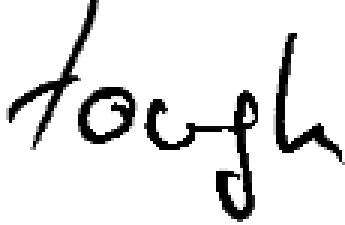
#> input picture test/out/003_line2.png/12.png, 115 x 75 px, given as the content of the folder ../data/, which was not available (shown 3 times larger)
$ python main.py   (older library calls are emulated)
#> lines starting #> are read from the running program, lines starting #| are printed output that depends on the picture; after the words box and inside, x2 and y2 are one past the last pixel; in counts of white or black regions, pixels touching at a corner belong together; pictures that were not available may be replaced by others from this repository, and a replacement may not be noted
### test/src/WordSegmentation.py
import math
import cv2
import numpy as np


def wordSegmentation(img, kernelSize=25, sigma=11, theta=7, minArea=0):
	"""Scale space technique for word segmentation proposed by R. Manmatha: http://ciir.cs.umass.edu/pubfiles/mm-27.pdf

	Args:
		img: grayscale uint8 image of the text-line to be segmented.
		kernelSize: size of filter kernel, must be an odd integer.
		sigma: standard deviation of Gaussian function used for filter kernel.
		theta: approximated width/height ratio of words, filter function is distorted by this factor.
		minArea: ignore word candidates smaller than specified area.

	Returns:
		List of tuples. Each tuple contains the bounding box and the image of the segmented word.
	"""

	# apply filter kernel
	kernel = createKernel(kernelSize, sigma, theta)
	imgFiltered = cv2.filter2D(img, -1, kernel, borderType=cv2.BORDER_REPLICATE).astype(np.uint8)
	(_, imgThres) = cv2.threshold(imgFiltered, 0, 255, cv2.THRESH_BINARY+cv2.THRESH_OTSU)
	imgThres = 255 - imgThres

	# find connected components. OpenCV: return type differs between OpenCV2 and 3
	if cv2.__version__.startswith('3.'):
		(_, components, _) = cv2.findContours(imgThres, cv2.RETR_EXTERNAL, cv2.CHAIN_APPROX_SIMPLE)
	else:
		(components, _) = cv2.findContours(imgThres, cv2.RETR_LIST, cv2.CHAIN_APPROX_SIMPLE)

	# append components to result
	res = []
	for c in components:
		# skip small word candidates
		if cv2.contourArea(c) < minArea:
			continue
		# append bounding box and image of word to result list
		currBox = cv2.boundingRect(c) # returns (x, y, w, h)
		(x, y, w, h) = currBox
		currImg = img[y:y+h, x:x+w]
		res.append((currBox, currImg))

	# return list of words, sorted by x-coordinate
	return sorted(res, key=lambda entry:entry[0][0])


def prepareImg(img, height):
	"""convert given image to grayscale image (if needed) and resize to desired height"""
	assert img.ndim in (2, 3)
	if img.ndim == 3:
		img = cv2.cvtColor(img, cv2.COLOR_BGR2GRAY)
	h = img.shape[0]
	factor = height / h
	return cv2.resize(img, dsize=None, fx=factor, fy=factor)


def createKernel(kernelSize, sigma, theta):
	"""create anisotropic filter kernel according to given parameters"""
	assert kernelSize % 2 # must be odd size
	halfSize = kernelSize // 2

	kernel = np.zeros([kernelSize, kernelSize])
	sigmaX = sigma
	sigmaY = sigma * theta

	for i in range(kernelSize):
		for j in range(kernelSize):
			x = i - halfSize
			y = j - halfSize

			expTerm = np.exp(-x**2 / (2 * sigmaX) - y**2 / (2 * sigmaY))
			xTerm = (x**2 - sigmaX**2) / (2 * math.pi * sigmaX**5 * sigmaY)
			yTerm = (y**2 - sigmaY**2) / (2 * math.pi * sigmaY**5 * sigmaX)

			kernel[i, j] = (xTerm + yTerm) * expTerm

	kernel = kernel / np.sum(kernel)
	return kernel

### test/src/main.py
import os
import cv2
from WordSegmentation import wordSegmentation, prepareImg


def main():
	"""reads images from data/ and outputs the word-segmentation to out/"""

	# read input images from 'in' directory
	imgFiles = os.listdir('../data/')
	for (i,f) in enumerate(imgFiles):
		print('Segmenting words of sample %s'%f)

		# read image, prepare it by resizing it to fixed height and converting it to grayscale
		img = prepareImg(cv2.imread('../data/%s'%f), 50)
#> in prepareImg, `return cv2.resize(img, dsize=None, fx=factor, fy=factor)`:
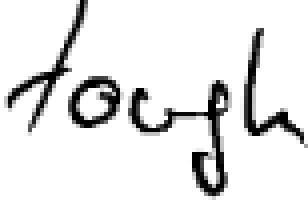
#> returned value: shape (50, 77) (shown 4 times larger); min 0, max 255, mean 227.5

		# execute segmentation with given parameters
		# -kernelSize: size of filter kernel (odd integer)
		# -sigma: standard deviation of Gaussian function used for filter kernel
		# -theta: approximated width/height ratio of words, filter function is distorted by this factor
		# - minArea: ignore word candidates smaller than specified area
		res = wordSegmentation(img, kernelSize=25, sigma=15, theta=7, minArea=100)
#> in wordSegmentation, `imgFiltered = cv2.filter2D(img, -1, kernel, borderType=cv2.BORDER_REPL..`:
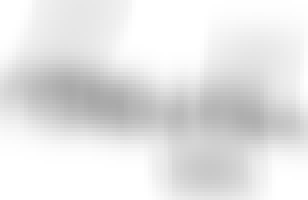
#> imgFiltered: shape (50, 77) (shown 4 times larger); min 168, max 255, mean 228.6
#> in wordSegmentation, `(_, imgThres) = cv2.threshold(imgFiltered, 0, 255, cv2.THRESH_BINARY+c..`:
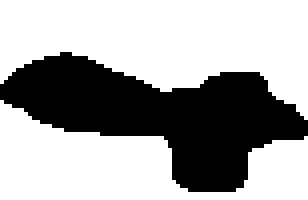
#> imgThres: shape (50, 77) (shown 4 times larger); 65.3% white; 1 black region, box (x1, y1, x2, y2) and area: (0, 13, 77, 48) 1337
#> in wordSegmentation, `imgThres = 255 - imgThres`: imgThres: shape (50, 77); 34.7% white; 1 white region
#> in wordSegmentation, `(components, _) = cv2.findContours(imgThres, cv2.RETR_LIST, cv2.CHAIN_..`: components = 1 contour; box (x1, y1, x2, y2) and area: (0, 13, 77, 48) 1248
#> the loop in wordSegmentation, `for c in components:` made 1 pass
#> (x, y, w, h) on pass 1: (0, 13, 77, 35)
#> pass 1, in wordSegmentation, `currImg = img[y:y+h, x:x+w]`:
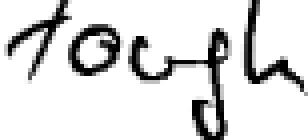
#> currImg: shape (35, 77) (shown 4 times larger); min 0, max 255, mean 219.4
#> after the loop in wordSegmentation, `for c in components:`: res = 1 item
#> res = 1 item

		# write output to 'out/inputFileName' directory
		if not os.path.exists('../out/%s'%f):
			os.mkdir('../out/%s'%f)

		# iterate over all segmented words
		print('Segmented into %d words'%len(res))
#| Segmented into 1 words
		for (j, w) in enumerate(res):
			(wordBox, wordImg) = w
			(x, y, w, h) = wordBox
			cv2.imwrite('../out/%s/%d.png'%(f, j), wordImg) # save word
			cv2.rectangle(img,(x,y),(x+w,y+h),0,1) # draw bounding box in summary image
#> this loop made 1 pass
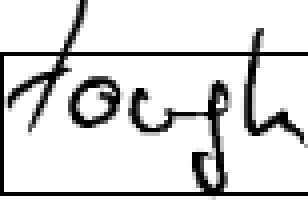
#> img: shape (50, 77) (shown 4 times larger); 4.86% of pixels changed, all inside (x1, y1, x2, y2) = (0, 13, 77, 49)

		# output summary image with bounding boxes around words
		cv2.imwrite('../out/%s/summary.png'%f, img)


if __name__ == '__main__':
	main()

$ run again, on test/out/003_line6.png/5.png
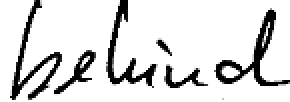
#> input picture test/out/003_line6.png/5.png, 145 x 51 px, given as the content of the folder ../data/, which was not available (shown 2 times larger)
#> in wordSegmentation, `(_, imgThres) = cv2.threshold(imgFiltered, 0, 255, cv2.THRESH_BINARY+c..`:
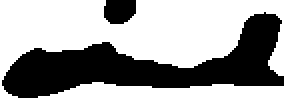
#> imgThres: shape (50, 142) (shown 2 times larger); 61.7% white; 2 black regions, box (x1, y1, x2, y2) and area: (1, 6, 142, 49) 2551, (52, 0, 68, 12) 167
#> components = 2 contours; box (x1, y1, x2, y2) and area: (1, 6, 142, 49) 2386, (52, 0, 68, 12) 144
#> the loop in wordSegmentation, `for c in components:` made 2 passes
#> (x, y, w, h) on passes 1 to 2: (1, 6, 141, 43), (52, 0, 16, 12)
#> after the loop in wordSegmentation, `for c in components:`: res = 2 items
#| Segmented into 2 words
#> the loop in main, `for (j, w) in enumerate(res):` made 2 passes
#> after the loop in main, `for (j, w) in enumerate(res):`:
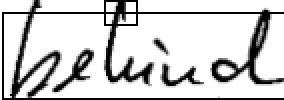
#> img: shape (50, 142) (shown 2 times larger); min 0, max 255, mean 205.8
